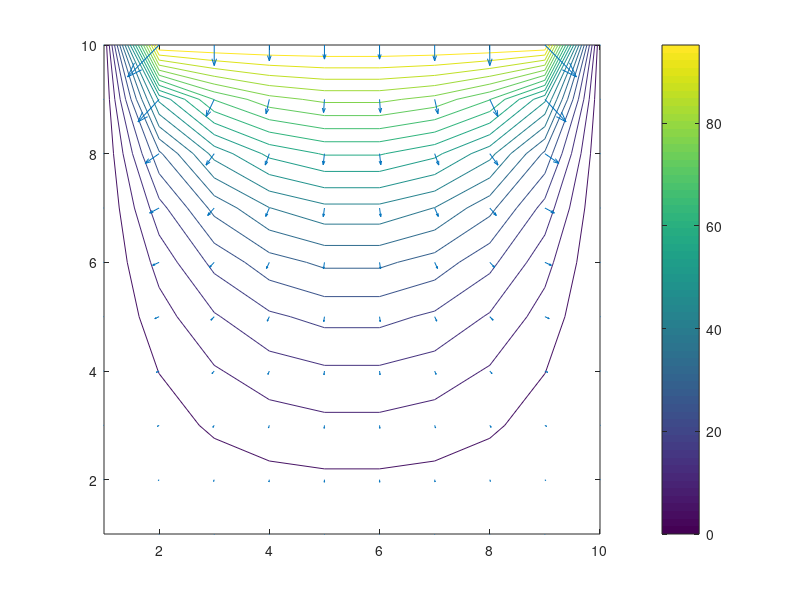

Write the MATLAB code that produced this figure.
% set potencials at fixed nodes (electrodes)
V0=100; Vgnd=0; 
% number of nodes 
Nx=10; Ny=Nx; 

%set initial guess of free (inner) nodes equal to average of fixed values
V = zeros(Ny,Nx);
for i = 2:Ny-1
    for j = 2:Nx-1
        V(i,j)=(V0+Vgnd)/2;
    end
end
%set potencials at fixed nodes (top side), V=V0
V(Ny,:) = V0;
% set potencials at fixed nodes (bottom, left and right sides), V=Vgnd
V(1,:) = Vgnd;
V(:,1) = Vgnd;
V(:,Nx) = Vgnd;
% update potencial values at free nodes by Successive Over Relaxation (SOR)
omega=1.5; % omega - SOR coefficient is choosen from the interval <1;2)
tresh = V0/10e6;
Rmax = V0;
iter = 0;
R = zeros(Ny,Nx);
while Rmax > tresh
    for i = 2:Ny-1
       for j = 2:Nx-1
           R(i,j) = (V(i-1,j) + V(i+1,j) + V(i,j-1) + V(i,j+1))/4 - V(i,j);
           V(i,j) = V(i,j) + omega*R(i,j);
       end
    end
Rmax = max(max(R));
iter = iter + 1;
end

%plot of electric field distribution
figure (1)
contour(V,20);
hold on;
[fx,fy] = gradient(-V);
quiver(fx,fy);		
colorbar;
disp(iter);
